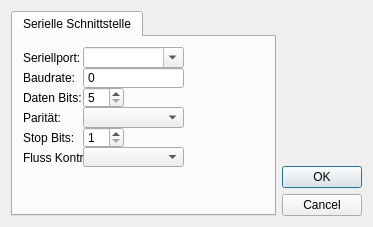
<?xml version="1.0" encoding="UTF-8"?>
<ui version="4.0">
 <class>SetupDialog</class>
 <widget class="QDialog" name="SetupDialog">
  <property name="geometry">
   <rect>
    <x>0</x>
    <y>0</y>
    <width>373</width>
    <height>227</height>
   </rect>
  </property>
  <property name="windowTitle">
   <string>Einstellungen</string>
  </property>
  <layout class="QHBoxLayout" name="horizontalLayout_2">
   <item>
    <layout class="QHBoxLayout" name="horizontalLayout">
     <item>
      <widget class="QTabWidget" name="tabWidget">
       <property name="enabled">
        <bool>true</bool>
       </property>
       <property name="currentIndex">
        <number>0</number>
       </property>
       <widget class="QWidget" name="tab">
        <attribute name="title">
         <string>Serielle Schnittstelle</string>
        </attribute>
        <widget class="QLabel" name="label">
         <property name="geometry">
          <rect>
           <x>10</x>
           <y>10</y>
           <width>61</width>
           <height>21</height>
          </rect>
         </property>
         <property name="text">
          <string>Seriellport:</string>
         </property>
        </widget>
        <widget class="QLabel" name="label_2">
         <property name="geometry">
          <rect>
           <x>10</x>
           <y>30</y>
           <width>61</width>
           <height>21</height>
          </rect>
         </property>
         <property name="text">
          <string>Baudrate:</string>
         </property>
        </widget>
        <widget class="QLabel" name="label_3">
         <property name="geometry">
          <rect>
           <x>10</x>
           <y>50</y>
           <width>61</width>
           <height>21</height>
          </rect>
         </property>
         <property name="text">
          <string>Daten Bits:</string>
         </property>
        </widget>
        <widget class="QLabel" name="label_4">
         <property name="geometry">
          <rect>
           <x>10</x>
           <y>70</y>
           <width>61</width>
           <height>21</height>
          </rect>
         </property>
         <property name="text">
          <string>Parität:</string>
         </property>
        </widget>
        <widget class="QLabel" name="label_5">
         <property name="geometry">
          <rect>
           <x>10</x>
           <y>90</y>
           <width>61</width>
           <height>21</height>
          </rect>
         </property>
         <property name="text">
          <string>Stop Bits:</string>
         </property>
        </widget>
        <widget class="QLabel" name="label_6">
         <property name="geometry">
          <rect>
           <x>10</x>
           <y>110</y>
           <width>61</width>
           <height>21</height>
          </rect>
         </property>
         <property name="text">
          <string>Fluss Kontr.:</string>
         </property>
        </widget>
        <widget class="QSpinBox" name="DataBits">
         <property name="geometry">
          <rect>
           <x>70</x>
           <y>50</y>
           <width>41</width>
           <height>21</height>
          </rect>
         </property>
         <property name="readOnly">
          <bool>false</bool>
         </property>
         <property name="buttonSymbols">
          <enum>QAbstractSpinBox::UpDownArrows</enum>
         </property>
         <property name="keyboardTracking">
          <bool>false</bool>
         </property>
         <property name="minimum">
          <number>5</number>
         </property>
         <property name="maximum">
          <number>8</number>
         </property>
        </widget>
        <widget class="QSpinBox" name="StopBits">
         <property name="geometry">
          <rect>
           <x>70</x>
           <y>90</y>
           <width>41</width>
           <height>21</height>
          </rect>
         </property>
         <property name="readOnly">
          <bool>false</bool>
         </property>
         <property name="buttonSymbols">
          <enum>QAbstractSpinBox::UpDownArrows</enum>
         </property>
         <property name="keyboardTracking">
          <bool>false</bool>
         </property>
         <property name="minimum">
          <number>1</number>
         </property>
         <property name="maximum">
          <number>2</number>
         </property>
        </widget>
        <widget class="QSpinBox" name="BaudRate">
         <property name="geometry">
          <rect>
           <x>70</x>
           <y>30</y>
           <width>101</width>
           <height>22</height>
          </rect>
         </property>
         <property name="buttonSymbols">
          <enum>QAbstractSpinBox::NoButtons</enum>
         </property>
         <property name="maximum">
          <number>99999999</number>
         </property>
        </widget>
        <widget class="QComboBox" name="Parity">
         <property name="geometry">
          <rect>
           <x>70</x>
           <y>70</y>
           <width>101</width>
           <height>21</height>
          </rect>
         </property>
        </widget>
        <widget class="QComboBox" name="FlowControl">
         <property name="geometry">
          <rect>
           <x>70</x>
           <y>110</y>
           <width>101</width>
           <height>20</height>
          </rect>
         </property>
        </widget>
        <widget class="QComboBox" name="SeriellPort">
         <property name="geometry">
          <rect>
           <x>70</x>
           <y>10</y>
           <width>101</width>
           <height>21</height>
          </rect>
         </property>
         <property name="editable">
          <bool>true</bool>
         </property>
        </widget>
       </widget>
      </widget>
     </item>
     <item>
      <layout class="QVBoxLayout" name="verticalLayout_2">
       <item>
        <spacer name="verticalSpacer">
         <property name="orientation">
          <enum>Qt::Vertical</enum>
         </property>
         <property name="sizeType">
          <enum>QSizePolicy::Expanding</enum>
         </property>
         <property name="sizeHint" stdset="0">
          <size>
           <width>20</width>
           <height>40</height>
          </size>
         </property>
        </spacer>
       </item>
       <item>
        <widget class="QDialogButtonBox" name="buttonBox">
         <property name="sizePolicy">
          <sizepolicy hsizetype="Fixed" vsizetype="Fixed">
           <horstretch>0</horstretch>
           <verstretch>0</verstretch>
          </sizepolicy>
         </property>
         <property name="orientation">
          <enum>Qt::Vertical</enum>
         </property>
         <property name="standardButtons">
          <set>QDialogButtonBox::Cancel|QDialogButtonBox::Ok</set>
         </property>
        </widget>
       </item>
      </layout>
     </item>
    </layout>
   </item>
  </layout>
 </widget>
 <resources/>
 <connections>
  <connection>
   <sender>buttonBox</sender>
   <signal>accepted()</signal>
   <receiver>SetupDialog</receiver>
   <slot>accept()</slot>
   <hints>
    <hint type="sourcelabel">
     <x>248</x>
     <y>254</y>
    </hint>
    <hint type="destinationlabel">
     <x>157</x>
     <y>274</y>
    </hint>
   </hints>
  </connection>
  <connection>
   <sender>buttonBox</sender>
   <signal>rejected()</signal>
   <receiver>SetupDialog</receiver>
   <slot>reject()</slot>
   <hints>
    <hint type="sourcelabel">
     <x>316</x>
     <y>260</y>
    </hint>
    <hint type="destinationlabel">
     <x>286</x>
     <y>274</y>
    </hint>
   </hints>
  </connection>
 </connections>
</ui>
